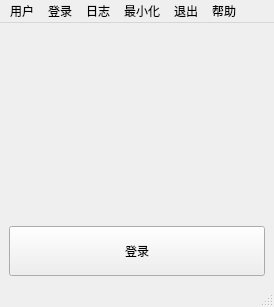
<?xml version="1.0" encoding="UTF-8"?>
<ui version="4.0">
 <class>CCJLUClientMainWindow</class>
 <widget class="QMainWindow" name="CCJLUClientMainWindow">
  <property name="geometry">
   <rect>
    <x>0</x>
    <y>0</y>
    <width>274</width>
    <height>307</height>
   </rect>
  </property>
  <property name="windowTitle">
   <string>CCJLUClient</string>
  </property>
  <widget class="QWidget" name="centralwidget">
   <layout class="QVBoxLayout" name="verticalLayout">
    <item>
     <widget class="QLabel" name="label_show_state">
      <property name="text">
       <string/>
      </property>
      <property name="scaledContents">
       <bool>true</bool>
      </property>
      <property name="alignment">
       <set>Qt::AlignmentFlag::AlignCenter</set>
      </property>
     </widget>
    </item>
    <item>
     <widget class="QPushButton" name="btn_login">
      <property name="minimumSize">
       <size>
        <width>0</width>
        <height>50</height>
       </size>
      </property>
      <property name="text">
       <string>登录</string>
      </property>
     </widget>
    </item>
   </layout>
  </widget>
  <widget class="QMenuBar" name="menubar">
   <property name="geometry">
    <rect>
     <x>0</x>
     <y>0</y>
     <width>274</width>
     <height>18</height>
    </rect>
   </property>
   <widget class="QMenu" name="menu">
    <property name="title">
     <string>用户</string>
    </property>
    <addaction name="action_create_user"/>
   </widget>
   <widget class="QMenu" name="menu_2">
    <property name="title">
     <string>登录</string>
    </property>
    <addaction name="action_login"/>
   </widget>
   <widget class="QMenu" name="menu_3">
    <property name="title">
     <string>日志</string>
    </property>
    <addaction name="action_check_logger"/>
   </widget>
   <widget class="QMenu" name="menu_4">
    <property name="title">
     <string>帮助</string>
    </property>
    <addaction name="action_about"/>
    <addaction name="action_helpWindow"/>
   </widget>
   <widget class="QMenu" name="menu_5">
    <property name="title">
     <string>最小化</string>
    </property>
    <addaction name="action_mini"/>
   </widget>
   <widget class="QMenu" name="menu_6">
    <property name="title">
     <string>退出</string>
    </property>
    <addaction name="action_quit"/>
   </widget>
   <addaction name="menu"/>
   <addaction name="menu_2"/>
   <addaction name="menu_3"/>
   <addaction name="menu_5"/>
   <addaction name="menu_6"/>
   <addaction name="menu_4"/>
  </widget>
  <widget class="QStatusBar" name="statusbar"/>
  <action name="action_login">
   <property name="text">
    <string>登录</string>
   </property>
  </action>
  <action name="action_check_logger">
   <property name="text">
    <string>查看日志</string>
   </property>
  </action>
  <action name="action_create_user">
   <property name="text">
    <string>创建用户</string>
   </property>
  </action>
  <action name="action_about">
   <property name="text">
    <string>关于</string>
   </property>
  </action>
  <action name="action_helpWindow">
   <property name="text">
    <string>帮助</string>
   </property>
  </action>
  <action name="action_mini">
   <property name="text">
    <string>隐藏到托盘</string>
   </property>
  </action>
  <action name="action_quit">
   <property name="text">
    <string>退出</string>
   </property>
  </action>
 </widget>
 <resources/>
 <connections/>
</ui>
